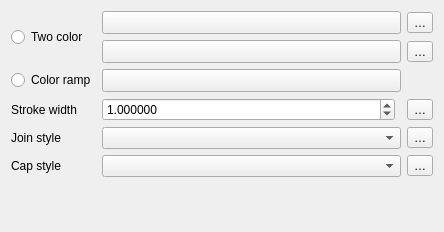
<?xml version="1.0" encoding="UTF-8"?>
<ui version="4.0">
 <class>WidgetGradientLine</class>
 <widget class="QWidget" name="WidgetGradientLine">
  <property name="geometry">
   <rect>
    <x>0</x>
    <y>0</y>
    <width>444</width>
    <height>232</height>
   </rect>
  </property>
  <property name="windowTitle">
   <string notr="true">Raster Line Symbol</string>
  </property>
  <layout class="QGridLayout" name="gridLayout_2" columnstretch="0,0,0">
   <item row="0" column="2">
    <widget class="QgsPropertyOverrideButton" name="mStartColorDDBtn">
     <property name="text">
      <string>…</string>
     </property>
    </widget>
   </item>
   <item row="0" column="0" rowspan="2">
    <widget class="QRadioButton" name="radioTwoColor">
     <property name="text">
      <string>Two color</string>
     </property>
    </widget>
   </item>
   <item row="5" column="1">
    <widget class="QgsPenCapStyleComboBox" name="cboCapStyle"/>
   </item>
   <item row="5" column="2">
    <widget class="QgsPropertyOverrideButton" name="mCapStyleDDBtn">
     <property name="text">
      <string>…</string>
     </property>
    </widget>
   </item>
   <item row="3" column="0">
    <widget class="QLabel" name="label_2">
     <property name="text">
      <string>Stroke width</string>
     </property>
    </widget>
   </item>
   <item row="2" column="1">
    <widget class="QgsColorRampButton" name="btnColorRamp">
     <property name="sizePolicy">
      <sizepolicy hsizetype="Expanding" vsizetype="Fixed">
       <horstretch>0</horstretch>
       <verstretch>0</verstretch>
      </sizepolicy>
     </property>
     <property name="minimumSize">
      <size>
       <width>120</width>
       <height>0</height>
      </size>
     </property>
     <property name="maximumSize">
      <size>
       <width>16777215</width>
       <height>16777215</height>
      </size>
     </property>
    </widget>
   </item>
   <item row="4" column="1">
    <widget class="QgsPenJoinStyleComboBox" name="cboJoinStyle"/>
   </item>
   <item row="3" column="1">
    <layout class="QHBoxLayout" name="horizontalLayout_2">
     <item>
      <widget class="QgsDoubleSpinBox" name="spinWidth">
       <property name="sizePolicy">
        <sizepolicy hsizetype="Preferred" vsizetype="Fixed">
         <horstretch>1</horstretch>
         <verstretch>0</verstretch>
        </sizepolicy>
       </property>
       <property name="specialValueText">
        <string>Hairline</string>
       </property>
       <property name="decimals">
        <number>6</number>
       </property>
       <property name="maximum">
        <double>100000.000000000000000</double>
       </property>
       <property name="singleStep">
        <double>0.200000000000000</double>
       </property>
       <property name="value">
        <double>1.000000000000000</double>
       </property>
       <property name="showClearButton" stdset="0">
        <bool>true</bool>
       </property>
      </widget>
     </item>
     <item>
      <widget class="QgsUnitSelectionWidget" name="mPenWidthUnitWidget" native="true">
       <property name="minimumSize">
        <size>
         <width>0</width>
         <height>0</height>
        </size>
       </property>
       <property name="focusPolicy">
        <enum>Qt::StrongFocus</enum>
       </property>
      </widget>
     </item>
    </layout>
   </item>
   <item row="1" column="2">
    <widget class="QgsPropertyOverrideButton" name="mEndColorDDBtn">
     <property name="text">
      <string>…</string>
     </property>
    </widget>
   </item>
   <item row="0" column="1">
    <widget class="QgsColorButton" name="btnChangeColor">
     <property name="sizePolicy">
      <sizepolicy hsizetype="Expanding" vsizetype="Fixed">
       <horstretch>0</horstretch>
       <verstretch>0</verstretch>
      </sizepolicy>
     </property>
     <property name="minimumSize">
      <size>
       <width>120</width>
       <height>0</height>
      </size>
     </property>
     <property name="maximumSize">
      <size>
       <width>16777215</width>
       <height>16777215</height>
      </size>
     </property>
     <property name="text">
      <string/>
     </property>
    </widget>
   </item>
   <item row="4" column="0">
    <widget class="QLabel" name="label_5">
     <property name="text">
      <string>Join style</string>
     </property>
    </widget>
   </item>
   <item row="2" column="0">
    <widget class="QRadioButton" name="radioColorRamp">
     <property name="text">
      <string>Color ramp</string>
     </property>
    </widget>
   </item>
   <item row="5" column="0">
    <widget class="QLabel" name="label_6">
     <property name="text">
      <string>Cap style</string>
     </property>
    </widget>
   </item>
   <item row="3" column="2">
    <widget class="QgsPropertyOverrideButton" name="mPenWidthDDBtn">
     <property name="text">
      <string>…</string>
     </property>
    </widget>
   </item>
   <item row="1" column="1">
    <widget class="QgsColorButton" name="btnChangeColor2">
     <property name="sizePolicy">
      <sizepolicy hsizetype="Expanding" vsizetype="Fixed">
       <horstretch>0</horstretch>
       <verstretch>0</verstretch>
      </sizepolicy>
     </property>
     <property name="minimumSize">
      <size>
       <width>120</width>
       <height>0</height>
      </size>
     </property>
     <property name="maximumSize">
      <size>
       <width>16777215</width>
       <height>16777215</height>
      </size>
     </property>
     <property name="text">
      <string/>
     </property>
    </widget>
   </item>
   <item row="4" column="2">
    <widget class="QgsPropertyOverrideButton" name="mJoinStyleDDBtn">
     <property name="text">
      <string>…</string>
     </property>
    </widget>
   </item>
   <item row="6" column="0">
    <spacer name="verticalSpacer">
     <property name="orientation">
      <enum>Qt::Vertical</enum>
     </property>
     <property name="sizeHint" stdset="0">
      <size>
       <width>20</width>
       <height>40</height>
      </size>
     </property>
    </spacer>
   </item>
  </layout>
 </widget>
 <customwidgets>
  <customwidget>
   <class>QgsDoubleSpinBox</class>
   <extends>QDoubleSpinBox</extends>
   <header>qgsdoublespinbox.h</header>
  </customwidget>
  <customwidget>
   <class>QgsPropertyOverrideButton</class>
   <extends>QToolButton</extends>
   <header>qgspropertyoverridebutton.h</header>
  </customwidget>
  <customwidget>
   <class>QgsUnitSelectionWidget</class>
   <extends>QWidget</extends>
   <header>qgsunitselectionwidget.h</header>
   <container>1</container>
  </customwidget>
  <customwidget>
   <class>QgsPenJoinStyleComboBox</class>
   <extends>QComboBox</extends>
   <header>qgspenstylecombobox.h</header>
  </customwidget>
  <customwidget>
   <class>QgsPenCapStyleComboBox</class>
   <extends>QComboBox</extends>
   <header>qgspenstylecombobox.h</header>
  </customwidget>
  <customwidget>
   <class>QgsColorButton</class>
   <extends>QToolButton</extends>
   <header>qgscolorbutton.h</header>
   <container>1</container>
  </customwidget>
  <customwidget>
   <class>QgsColorRampButton</class>
   <extends>QToolButton</extends>
   <header>qgscolorrampbutton.h</header>
   <container>1</container>
  </customwidget>
 </customwidgets>
 <resources/>
 <connections/>
</ui>
